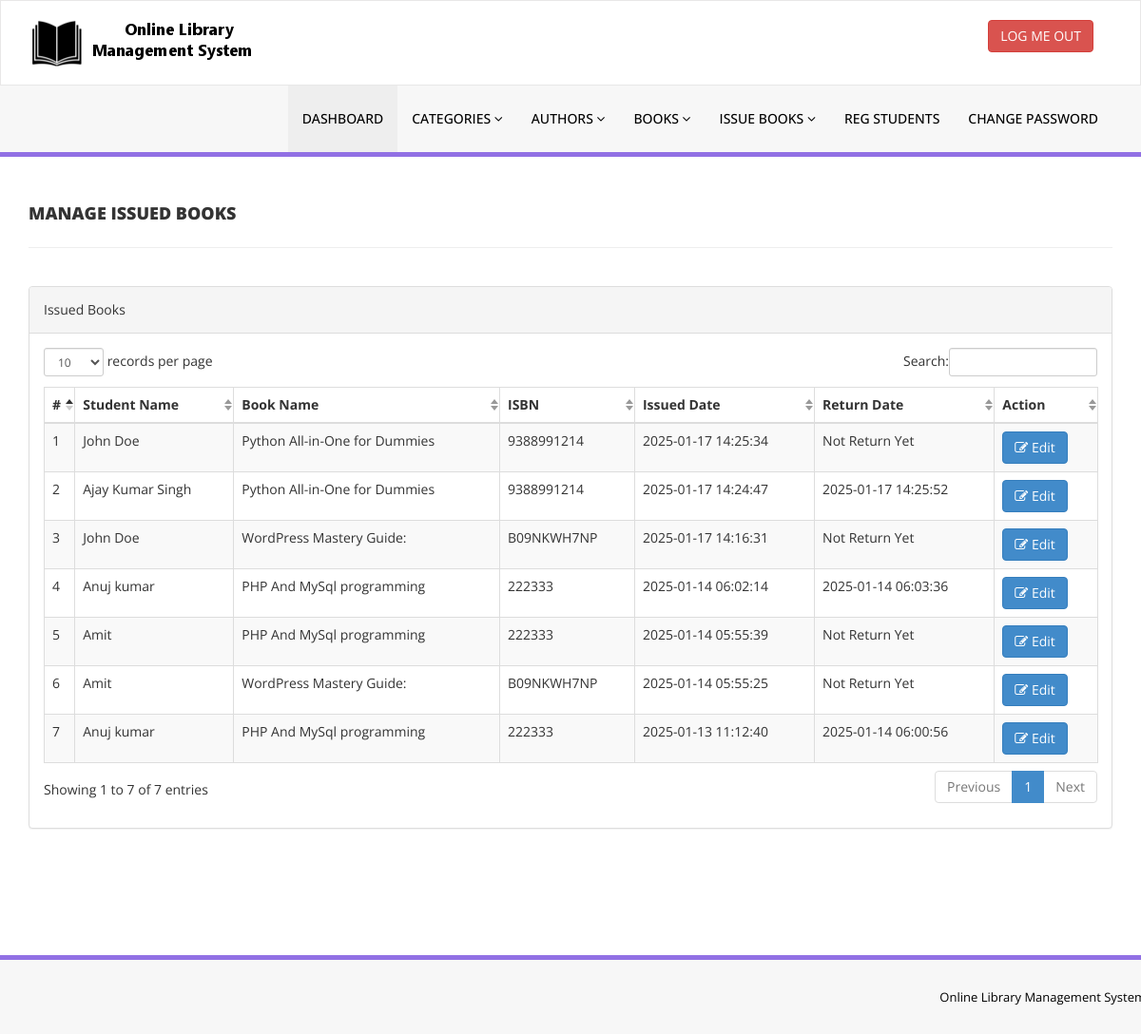
/library/admin/manage-issued-books.php (signed in), run on the app's committed database.
### tables this page shows
CREATE TABLE `tblissuedbookdetails` (
  `id` int(11) NOT NULL,
  `BookId` int(11) DEFAULT NULL,
  `StudentID` varchar(150) DEFAULT NULL,
  `IssuesDate` timestamp NULL DEFAULT current_timestamp(),
  `ReturnDate` timestamp NULL DEFAULT NULL ON UPDATE current_timestamp(),
  `RetrunStatus` int(1) DEFAULT NULL,
  `fine` int(11) DEFAULT NULL,
  `remark` mediumtext NOT NULL
);

CREATE TABLE `tblstudents` (
  `id` int(11) NOT NULL,
  `StudentId` varchar(100) DEFAULT NULL,
  `FullName` varchar(120) DEFAULT NULL,
  `EmailId` varchar(120) DEFAULT NULL,
  `MobileNumber` char(11) DEFAULT NULL,
  `Password` varchar(120) DEFAULT NULL,
  `Status` int(1) DEFAULT NULL,
  `RegDate` timestamp NULL DEFAULT current_timestamp(),
  `UpdationDate` timestamp NULL DEFAULT NULL ON UPDATE current_timestamp()
);

CREATE TABLE `tblbooks` (
  `id` int(11) NOT NULL,
  `BookName` varchar(255) DEFAULT NULL,
  `CatId` int(11) DEFAULT NULL,
  `AuthorId` int(11) DEFAULT NULL,
  `ISBNNumber` varchar(25) DEFAULT NULL,
  `BookPrice` decimal(10,2) DEFAULT NULL,
  `bookImage` varchar(250) NOT NULL,
  `isIssued` int(1) DEFAULT NULL,
  `RegDate` timestamp NULL DEFAULT current_timestamp(),
  `UpdationDate` timestamp NULL DEFAULT NULL ON UPDATE current_timestamp(),
  `bookQty` int(11) DEFAULT NULL
);

### library/admin/manage-issued-books.php (the view, shortened to what this page needs)
<?php
include('includes/config.php');
if(strlen($_SESSION['alogin'])==0)
    {
header('location:index.php');
}
else{
    ?>
<!DOCTYPE html>
<html xmlns="http://www.w3.org/1999/xhtml">
<head>
    <link href="assets/css/bootstrap.css" rel="stylesheet" />
    <link href="assets/css/font-awesome.css" rel="stylesheet" />
    <link href="assets/js/dataTables/dataTables.bootstrap.css" rel="stylesheet" />
    <link href="assets/css/style.css" rel="stylesheet" />
</head>
<body>
<?php include('includes/header.php');?>
    <div class="content-wrapper">
         <div class="container">
        <div class="row pad-botm">
            <div class="col-md-12">
                <h4 class="header-line">Manage Issued Books</h4>
    </div>
     <div class="row">
</div>
        </div>
            <div class="row">
                <div class="col-md-12">
                    <div class="panel panel-default">
                        <div class="panel-heading">
                          Issued Books
                        </div>
                        <div class="panel-body">
                            <div class="table-responsive">
                                <table class="table table-striped table-bordered table-hover" id="dataTables-example">
                                    <thead>
                                        <tr>
                                            <th>#</th>
                                            <th>Student Name</th>
                                            <th>Book Name</th>
                                            <th>ISBN </th>
                                            <th>Issued Date</th>
                                            <th>Return Date</th>
                                            <th>Action</th>
                                        </tr>
                                    </thead>
                                    <tbody>
<?php $sql = "SELECT tblstudents.FullName,tblbooks.BookName,tblbooks.ISBNNumber,tblissuedbookdetails.IssuesDate,tblissuedbookdetails.ReturnDate,tblissuedbookdetails.id as rid from  tblissuedbookdetails join tblstudents on tblstudents.StudentId=tblissuedbookdetails.StudentId join tblbooks on tblbooks.id=tblissuedbookdetails.BookId order by tblissuedbookdetails.id desc";
$query = $dbh -> prepare($sql);
$query->execute();
$results=$query->fetchAll(PDO::FETCH_OBJ);
$cnt=1;
if($query->rowCount() > 0)
{
foreach($results as $result)
{               ?>
                                        <tr class="odd gradeX">
                                            <td class="center"><?php echo htmlentities($cnt);?></td>
                                            <td class="center"><?php echo htmlentities($result->FullName);?></td>
                                            <td class="center"><?php echo htmlentities($result->BookName);?></td>
                                            <td class="center"><?php echo htmlentities($result->ISBNNumber);?></td>
                                            <td class="center"><?php echo htmlentities($result->IssuesDate);?></td>
                                            <td class="center"><?php if($result->ReturnDate=="")
                                            {
                                                echo htmlentities("Not Return Yet");
                                            } else {
                                            echo htmlentities($result->ReturnDate);
}
                                            ?></td>
                                            <td class="center">
                                            <a href="update-issue-bookdeails.php?rid=<?php echo htmlentities($result->rid);?>"><button class="btn btn-primary"><i class="fa fa-edit "></i> Edit</button>
                                            </td>
                                        </tr>
 <?php $cnt=$cnt+1;}} ?>
                                    </tbody>
                                </table>
                            </div>
                        </div>
                    </div>
                </div>
            </div>
    </div>
    </div>
  <?php include('includes/footer.php');?>
</body>
</html>
<?php } ?>

### library/admin/assets/css/style.css (style rules this page uses)
.content-wrapper { margin-top: 40px; min-height:800px; padding-bottom:90px; }
.header-line { font-weight:900; padding-bottom:25px; border-bottom:1px solid #eeeeee; text-transform:uppercase; }
.pad-botm { padding-bottom:30px; }

### data on the page
tblissuedbookdetails: tblstudents.FullName "John Doe", BookId.BookName "Python All-in-One for Dummies", BookId.ISBNNumber "9388991214", IssuesDate "2025-01-17 14:25:34"
tblissuedbookdetails: tblstudents.FullName "Ajay Kumar Singh", BookId.BookName "Python All-in-One for Dummies", BookId.ISBNNumber "9388991214", IssuesDate "2025-01-17 14:24:47", ReturnDate "2025-01-17 14:25:52"
tblissuedbookdetails: tblstudents.FullName "John Doe", BookId.BookName "WordPress Mastery Guide:", BookId.ISBNNumber "B09NKWH7NP", IssuesDate "2025-01-17 14:16:31"
tblissuedbookdetails: tblstudents.FullName "Anuj kumar", BookId.BookName "PHP And MySql programming", BookId.ISBNNumber "222333", IssuesDate "2025-01-14 06:02:14", ReturnDate "2025-01-14 06:03:36"
tblissuedbookdetails: tblstudents.FullName "Amit", BookId.BookName "PHP And MySql programming", BookId.ISBNNumber "222333", IssuesDate "2025-01-14 05:55:39"
tblissuedbookdetails: tblstudents.FullName "Amit", BookId.BookName "WordPress Mastery Guide:", BookId.ISBNNumber "B09NKWH7NP", IssuesDate "2025-01-14 05:55:25"
tblissuedbookdetails: tblstudents.FullName "Anuj kumar", BookId.BookName "PHP And MySql programming", BookId.ISBNNumber "222333", IssuesDate "2025-01-13 11:12:40", ReturnDate "2025-01-14 06:00:56"
